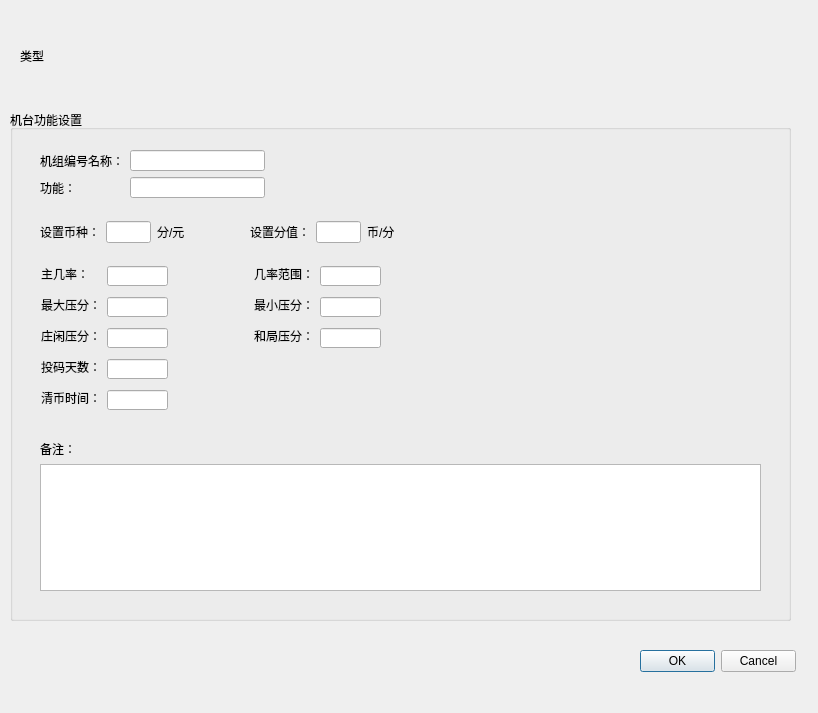
<?xml version="1.0" encoding="UTF-8"?>
<ui version="4.0">
 <class>TmachineGroupFuncDetailSetupViewItemAdd</class>
 <widget class="QWidget" name="TmachineGroupFuncDetailSetupViewItemAdd">
  <property name="geometry">
   <rect>
    <x>0</x>
    <y>0</y>
    <width>818</width>
    <height>713</height>
   </rect>
  </property>
  <property name="windowTitle">
   <string>Form</string>
  </property>
  <widget class="QWidget" name="horizontalLayoutWidget">
   <property name="geometry">
    <rect>
     <x>20</x>
     <y>30</y>
     <width>771</width>
     <height>51</height>
    </rect>
   </property>
   <layout class="QHBoxLayout" name="horizontalLayout">
    <item>
     <widget class="QLabel" name="m_categoryLabel">
      <property name="text">
       <string>类型</string>
      </property>
     </widget>
    </item>
   </layout>
  </widget>
  <widget class="QGroupBox" name="m_machineSetupGroupBox">
   <property name="geometry">
    <rect>
     <x>10</x>
     <y>110</y>
     <width>781</width>
     <height>511</height>
    </rect>
   </property>
   <property name="title">
    <string>机台功能设置</string>
   </property>
   <widget class="QLabel" name="m_mainProbabilityLabel">
    <property name="geometry">
     <rect>
      <x>31</x>
      <y>156</y>
      <width>48</width>
      <height>16</height>
     </rect>
    </property>
    <property name="text">
     <string>主几率：</string>
    </property>
   </widget>
   <widget class="QLineEdit" name="m_mainProbabilityLineEdit">
    <property name="geometry">
     <rect>
      <x>97</x>
      <y>156</y>
      <width>61</width>
      <height>20</height>
     </rect>
    </property>
   </widget>
   <widget class="QLabel" name="m_probabilityRangeLabel">
    <property name="geometry">
     <rect>
      <x>244</x>
      <y>156</y>
      <width>60</width>
      <height>16</height>
     </rect>
    </property>
    <property name="text">
     <string>几率范围：</string>
    </property>
   </widget>
   <widget class="QLineEdit" name="m_probabilityRangeLineEdit">
    <property name="geometry">
     <rect>
      <x>310</x>
      <y>156</y>
      <width>61</width>
      <height>20</height>
     </rect>
    </property>
   </widget>
   <widget class="QLabel" name="m_maxPointsLabel">
    <property name="geometry">
     <rect>
      <x>31</x>
      <y>187</y>
      <width>60</width>
      <height>16</height>
     </rect>
    </property>
    <property name="text">
     <string>最大压分：</string>
    </property>
   </widget>
   <widget class="QLineEdit" name="m_maxPointsLineEdit">
    <property name="geometry">
     <rect>
      <x>97</x>
      <y>187</y>
      <width>61</width>
      <height>20</height>
     </rect>
    </property>
   </widget>
   <widget class="QLabel" name="m_minPointsLabel">
    <property name="geometry">
     <rect>
      <x>244</x>
      <y>187</y>
      <width>60</width>
      <height>16</height>
     </rect>
    </property>
    <property name="text">
     <string>最小压分：</string>
    </property>
   </widget>
   <widget class="QLineEdit" name="m_minPointsLineEdit">
    <property name="geometry">
     <rect>
      <x>310</x>
      <y>187</y>
      <width>61</width>
      <height>20</height>
     </rect>
    </property>
   </widget>
   <widget class="QLabel" name="m_markPointsLabel">
    <property name="geometry">
     <rect>
      <x>31</x>
      <y>218</y>
      <width>60</width>
      <height>16</height>
     </rect>
    </property>
    <property name="text">
     <string>庄闲压分：</string>
    </property>
   </widget>
   <widget class="QLineEdit" name="m_markPointsLineEdit">
    <property name="geometry">
     <rect>
      <x>97</x>
      <y>218</y>
      <width>61</width>
      <height>20</height>
     </rect>
    </property>
   </widget>
   <widget class="QLineEdit" name="m_drawPointsLineEdit">
    <property name="geometry">
     <rect>
      <x>310</x>
      <y>218</y>
      <width>61</width>
      <height>20</height>
     </rect>
    </property>
   </widget>
   <widget class="QLabel" name="m_drawPointsLabel">
    <property name="geometry">
     <rect>
      <x>244</x>
      <y>218</y>
      <width>60</width>
      <height>16</height>
     </rect>
    </property>
    <property name="text">
     <string>和局压分：</string>
    </property>
   </widget>
   <widget class="QLineEdit" name="m_clearPointCycleLineEdit">
    <property name="geometry">
     <rect>
      <x>97</x>
      <y>280</y>
      <width>61</width>
      <height>20</height>
     </rect>
    </property>
   </widget>
   <widget class="QLabel" name="m_clearPointCycleLabel">
    <property name="geometry">
     <rect>
      <x>31</x>
      <y>280</y>
      <width>60</width>
      <height>16</height>
     </rect>
    </property>
    <property name="text">
     <string>清币时间：</string>
    </property>
   </widget>
   <widget class="QLineEdit" name="m_pushPointDaysLineEdit">
    <property name="geometry">
     <rect>
      <x>97</x>
      <y>249</y>
      <width>61</width>
      <height>20</height>
     </rect>
    </property>
   </widget>
   <widget class="QLabel" name="m_pushPointDaysLabel">
    <property name="geometry">
     <rect>
      <x>31</x>
      <y>249</y>
      <width>60</width>
      <height>16</height>
     </rect>
    </property>
    <property name="text">
     <string>投码天数：</string>
    </property>
   </widget>
   <widget class="QWidget" name="layoutWidget">
    <property name="geometry">
     <rect>
      <x>30</x>
      <y>40</y>
      <width>225</width>
      <height>48</height>
     </rect>
    </property>
    <layout class="QGridLayout" name="gridLayout">
     <item row="0" column="0">
      <widget class="QLabel" name="m_machineTypeLabel">
       <property name="text">
        <string>机组编号名称：</string>
       </property>
      </widget>
     </item>
     <item row="0" column="1">
      <widget class="QLineEdit" name="m_machineTypeLineEdit"/>
     </item>
     <item row="1" column="0">
      <widget class="QLabel" name="m_functionLabel">
       <property name="text">
        <string>功能：</string>
       </property>
      </widget>
     </item>
     <item row="1" column="1">
      <widget class="QLineEdit" name="m_functionLineEdit"/>
     </item>
    </layout>
   </widget>
   <widget class="QWidget" name="layoutWidget">
    <property name="geometry">
     <rect>
      <x>30</x>
      <y>110</y>
      <width>145</width>
      <height>24</height>
     </rect>
    </property>
    <layout class="QHBoxLayout" name="horizontalLayout_4">
     <item>
      <widget class="QLabel" name="m_cashRatioLabel">
       <property name="text">
        <string>设置币种：</string>
       </property>
      </widget>
     </item>
     <item>
      <layout class="QHBoxLayout" name="horizontalLayout_2">
       <item>
        <widget class="QLineEdit" name="m_cashRatioLineEdit"/>
       </item>
       <item>
        <widget class="QLabel" name="label_11">
         <property name="text">
          <string>分/元</string>
         </property>
        </widget>
       </item>
      </layout>
     </item>
    </layout>
   </widget>
   <widget class="QWidget" name="layoutWidget">
    <property name="geometry">
     <rect>
      <x>240</x>
      <y>110</y>
      <width>145</width>
      <height>24</height>
     </rect>
    </property>
    <layout class="QHBoxLayout" name="horizontalLayout_5">
     <item>
      <widget class="QLabel" name="m_coinRatioLabel">
       <property name="text">
        <string>设置分值：</string>
       </property>
      </widget>
     </item>
     <item>
      <layout class="QHBoxLayout" name="horizontalLayout_3">
       <item>
        <widget class="QLineEdit" name="m_coinRatioLineEdit"/>
       </item>
       <item>
        <widget class="QLabel" name="label_12">
         <property name="text">
          <string>币/分</string>
         </property>
        </widget>
       </item>
      </layout>
     </item>
    </layout>
   </widget>
   <widget class="QWidget" name="layoutWidget">
    <property name="geometry">
     <rect>
      <x>30</x>
      <y>330</y>
      <width>721</width>
      <height>151</height>
     </rect>
    </property>
    <layout class="QVBoxLayout" name="verticalLayout">
     <item>
      <widget class="QLabel" name="m_remarkLabel">
       <property name="text">
        <string>备注：</string>
       </property>
      </widget>
     </item>
     <item>
      <widget class="QTextEdit" name="m_remarkTextEdit"/>
     </item>
    </layout>
   </widget>
  </widget>
  <widget class="QDialogButtonBox" name="m_buttonBox">
   <property name="geometry">
    <rect>
     <x>640</x>
     <y>650</y>
     <width>156</width>
     <height>23</height>
    </rect>
   </property>
   <property name="standardButtons">
    <set>QDialogButtonBox::Cancel|QDialogButtonBox::Ok</set>
   </property>
  </widget>
 </widget>
 <resources/>
 <connections/>
</ui>
